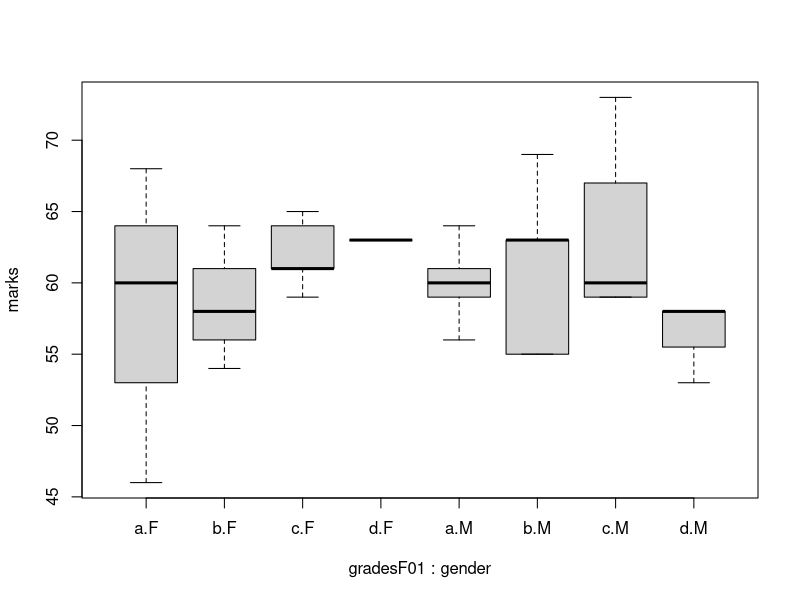
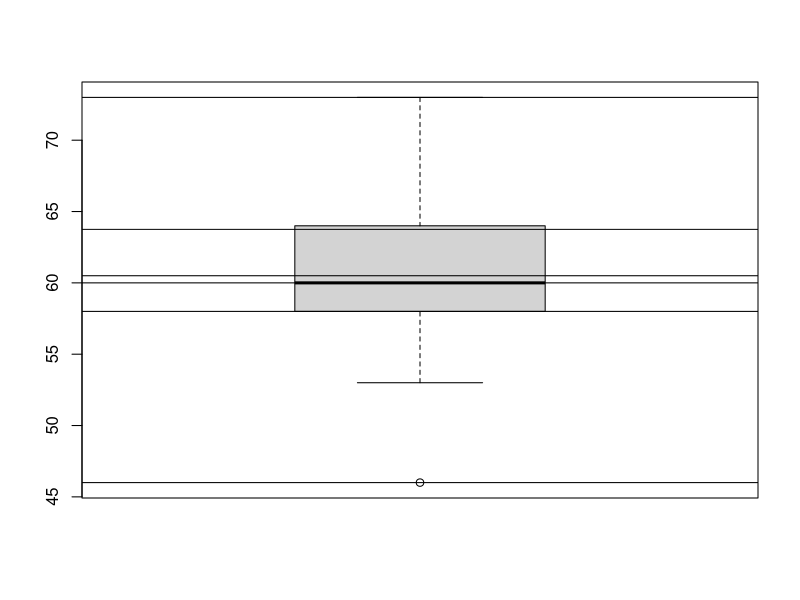

These charts were generated, in order, by the following R code:


(grades = sample(c(letters[1:4]), size=30, replace=T, prob=c(.4,.2,.3,.1)))
summary(grades)
(gradesF = factor(grades))
summary(gradesF)
table(grades)
table(gradesF)
class(gradesF)
(gradesF0 = factor(grades, ordered=T))
(gradesF01= factor(grades, ordered=T, levels=c('a','b','c','d')))
summary(gradesF01)

(marks= ceiling(rnorm(30, mean=60, sd=5)))
(gender=factor(sample(c('M','F'), size=30, replace=T)))
(student1 = data.frame(marks,gender,  gradesF01))
boxplot(marks~ gradesF01+ gender, data=student1)

boxplot(marks)
summary(marks)
abline(h=summary(marks))
quantile(marks)